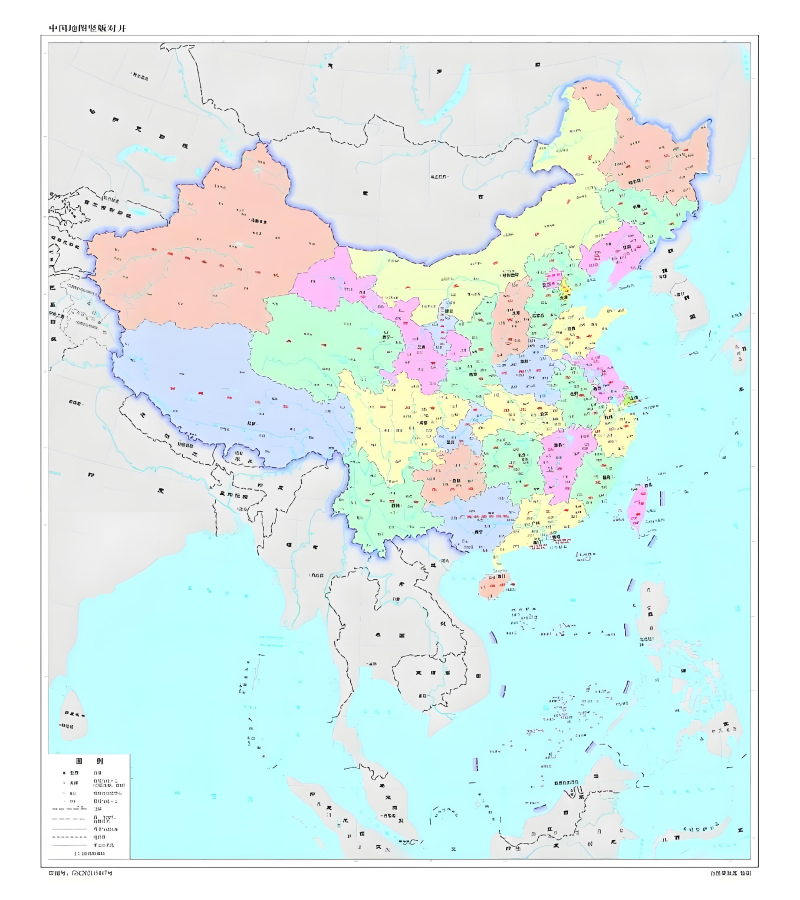
#> input picture map.jpg, 3200 x 3600 px (shown at 1/4 size)
$ python main.py
#> lines starting #> are read from the running program, lines starting #| are printed output that depends on the picture; after the words box and inside, x2 and y2 are one past the last pixel; in counts of white or black regions, pixels touching at a corner belong together
import cv2
import numpy as np
from shapely.geometry import Polygon
import geojson

# 读取PNG图像并转换为灰度图
img = cv2.imread('map.jpg', 0)
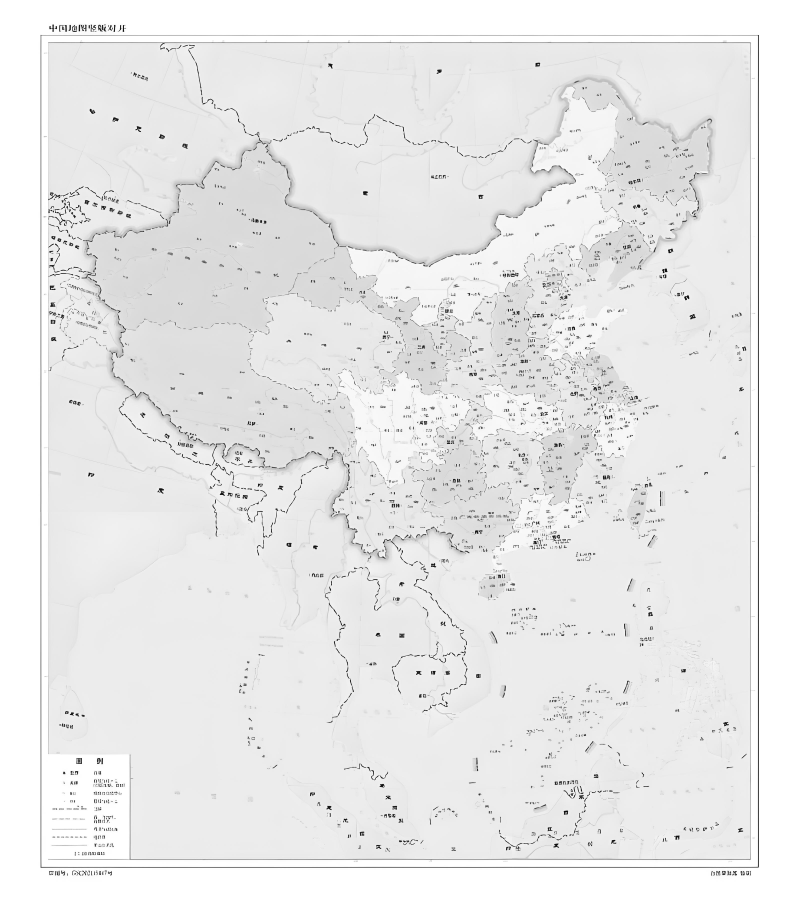
#> img: shape (3600, 3200) (shown at 1/4 size); min 0, max 255, mean 233.6
print(img)  # 输出图像的形状
#> (printed output is left out)
print(img.shape)  # 输出图像的形状
#| (3600, 3200)

height, width = img.shape[:2]
#> height = 3600; width = 3200

scale_x = 1500 / width
#> scale_x = 0.469
scale_y = 1500 / height
#> scale_y = 0.417

# 进行自适应阈值处理，将图像二值化
thresh = cv2.adaptiveThreshold(img, 255, cv2.ADAPTIVE_THRESH_GAUSSIAN_C, cv2.THRESH_BINARY, 11, 2)
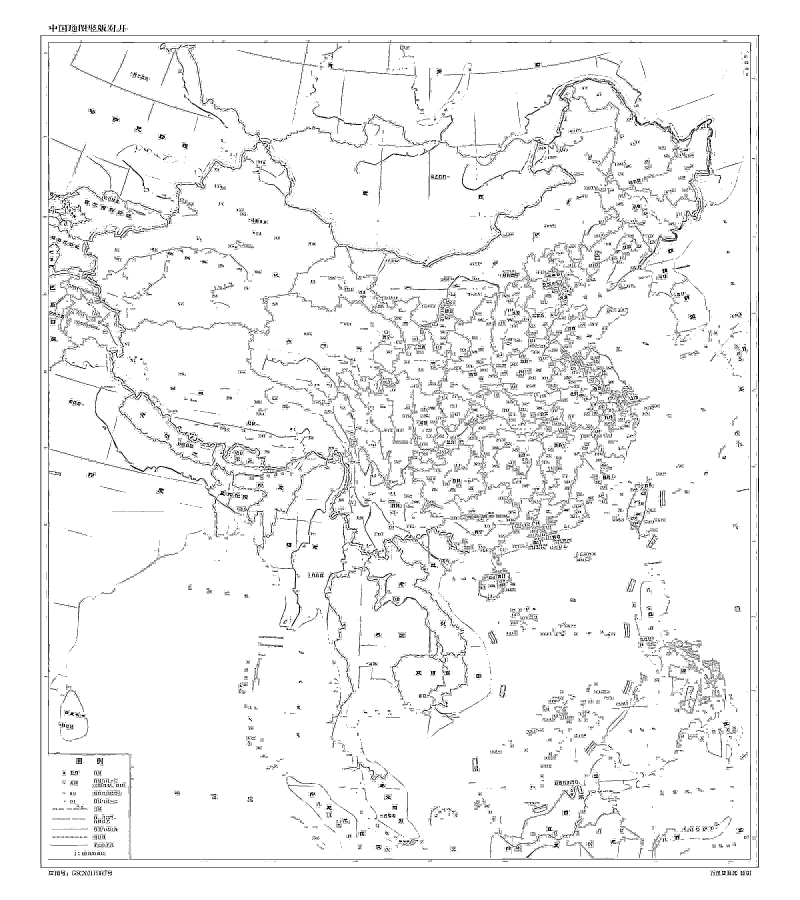
#> thresh: shape (3600, 3200) (shown at 1/4 size); 95.3% white; black in thin lines or dots, all inside (x1, y1, x2, y2) = (160, 96, 3040, 3504)
# 寻找轮廓
contours, _ = cv2.findContours(thresh, cv2.RETR_TREE, cv2.CHAIN_APPROX_SIMPLE)
#> contours = 72462 contours

features = []
for idx, contour in enumerate(contours, 1):
    contour = contour.squeeze()  # 去除多余维度
    if len(contour) >= 4:
        epsilon = 0.01 * cv2.arcLength(contour, True)
        approx = cv2.approxPolyDP(contour, epsilon, True)
        approx = approx.squeeze()

        # 坐标归一化到 1500x1500
        if approx.ndim == 2:
            approx = approx.astype(np.float32)
            approx[:, 0] = approx[:, 0] * scale_x
            approx[:, 1] = approx[:, 1] * scale_y
        # 确保 approx 至少有 4 个点，并且闭合
        if len(approx) >= 3:  # 至少 3 个点 + 1 个闭合点
            if not np.array_equal(approx[0], approx[-1]):
                approx = np.vstack([approx, approx[0]])  # 闭合多边形
            polygon = Polygon(approx)
            if polygon.is_valid:  # 检查多边形是否有效
                properties = {
                    "name": str(idx),
                    "ID_0": 102,
                    "ID_1": idx,
                    "ISO": "HKG"
                }
#> (the run stopped early here; a loop or call above may not have finished)
